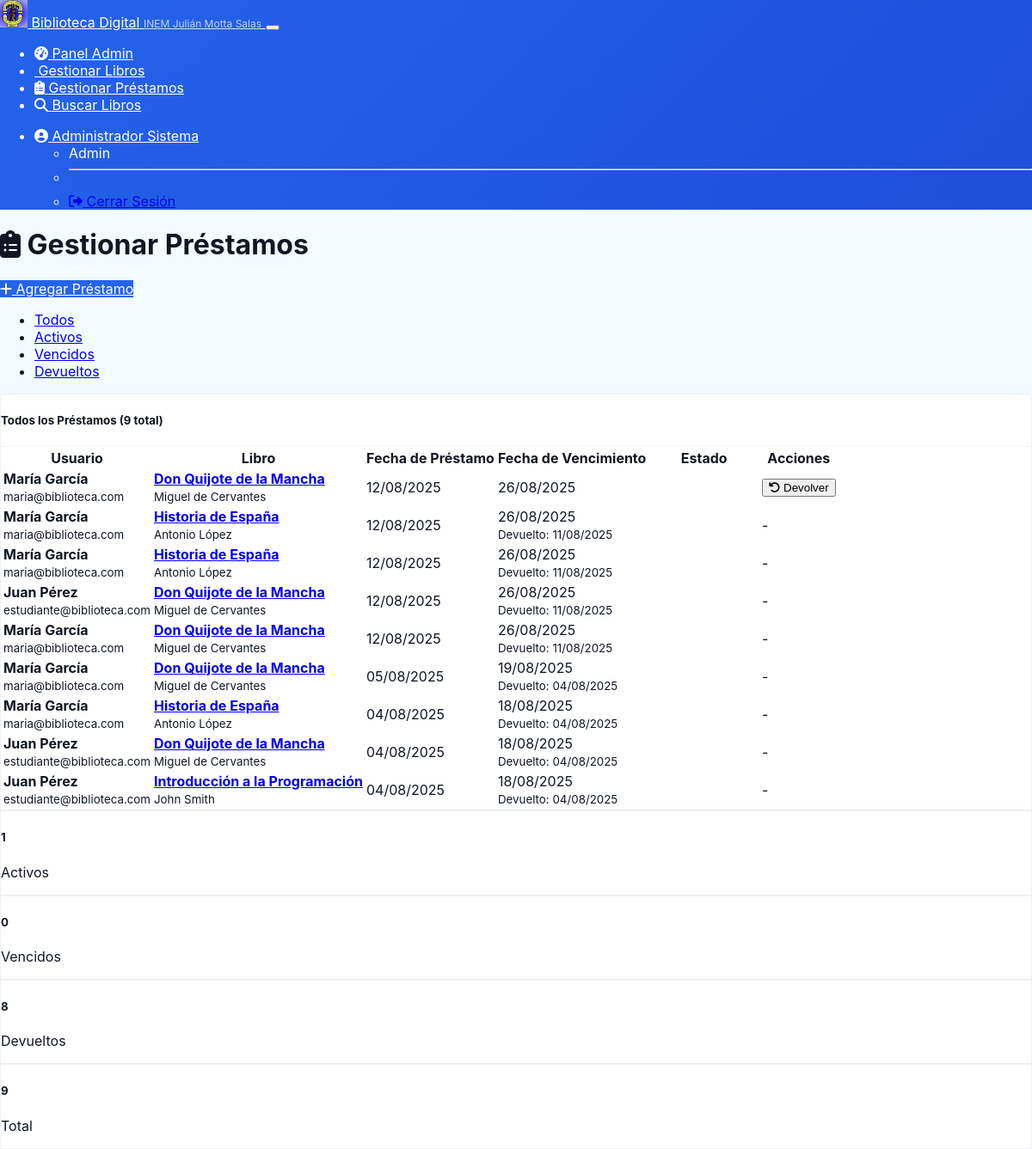
The app's page /admin/loans (signed in) with its own data.
### models.py (models this page shows, shortened)
class User(UserMixin, db.Model):
    __tablename__ = 'users'
    id = db.Column(db.Integer, primary_key=True)
    username = db.Column(db.String(80), unique=True, nullable=True)
    email = db.Column(db.String(120), unique=True, nullable=False)
    password_hash = db.Column(db.String(256), nullable=True)
    first_name = db.Column(db.String(100), nullable=True)
    last_name = db.Column(db.String(100), nullable=True)
    role = db.Column(db.String(20), default='student')
    active = db.Column(db.Boolean, default=True)
    created_at = db.Column(db.DateTime, default=datetime.utcnow)
    updated_at = db.Column(db.DateTime, default=datetime.utcnow, onupdate=datetime.utcnow)
    loans = db.relationship('Loan', backref='user', lazy=True)
    action_logs = db.relationship('ActionLog', backref='user', lazy=True)  # 👈 Nombre único
    @property
    def is_admin(self):
        return self.role == 'admin'
    @property
    def full_name(self):
        if self.first_name and self.last_name:
            return f"{self.first_name} {self.last_name}"
        return self.username

class Loan(db.Model):
    __tablename__ = 'loans'
    id = db.Column(db.Integer, primary_key=True)
    user_id = db.Column(db.Integer, db.ForeignKey('users.id'), nullable=False)
    book_id = db.Column(db.Integer, db.ForeignKey('books.id'), nullable=False)
    loan_date = db.Column(db.DateTime, default=datetime.utcnow)
    due_date = db.Column(db.DateTime, nullable=False)
    return_date = db.Column(db.DateTime, nullable=True)
    status = db.Column(db.String(20), default='active')
    created_at = db.Column(db.DateTime, default=datetime.utcnow)
    updated_at = db.Column(db.DateTime, default=datetime.utcnow, onupdate=datetime.utcnow)
    @property
    def is_overdue(self):
        return self.status == 'active' and self.due_date < datetime.utcnow()
    @property
    def days_remaining(self):
        if self.status == 'active':
            delta = self.due_date - datetime.utcnow()
            return delta.days
        return 0

class Book(db.Model):
    __tablename__ = 'books'
    id = db.Column(db.Integer, primary_key=True)
    title = db.Column(db.String(200), nullable=False)
    author = db.Column(db.String(200), nullable=False)
    isbn = db.Column(db.String(20), unique=True, nullable=True)
    publisher = db.Column(db.String(200), nullable=True)
    publication_year = db.Column(db.Integer, nullable=True)
    category = db.Column(db.String(100), nullable=True)
    description = db.Column(db.Text, nullable=True)
    total_copies = db.Column(db.Integer, default=1)
    available_copies = db.Column(db.Integer, default=1)
    created_at = db.Column(db.DateTime, default=datetime.utcnow)
    updated_at = db.Column(db.DateTime, default=datetime.utcnow, onupdate=datetime.utcnow)
    loans = db.relationship('Loan', backref='book', lazy=True)

### routes.py (the view, shortened to what this page needs)
@app.route('/admin/loans')
@require_admin
def manage_loans():
    status_filter = request.args.get('status', 'all')
    query = Loan.query
    loans = query.order_by(Loan.created_at.desc()).all()
    return render_template('manage_loans.html', loans=loans, status_filter=status_filter)

### templates/manage_loans.html (shortened to what this page needs)
{% extends "base.html" %}
{% block content %}
<div class="row">
    <div class="col-12">
        <h1 class="mb-4">
            <i class="fas fa-clipboard-list"></i> Gestionar Préstamos
        </h1>
    </div>
</div>
<a href="{{ url_for('admin_add_loan') }}" class="btn btn-primary mb-3">
    <i class="fas fa-plus"></i> Agregar Préstamo
</a>
<div class="row mb-4">
    <div class="col-12">
        <ul class="nav nav-tabs">
            <li class="nav-item">
                <a class="nav-link {% if status_filter == 'all' %}active{% endif %}"
                   href="{{ url_for('manage_loans') }}?status=all">
                    Todos
                </a>
            </li>
            <li class="nav-item">
                <a class="nav-link {% if status_filter == 'active' %}active{% endif %}"
                   href="{{ url_for('manage_loans') }}?status=active">
                    Activos
                </a>
            </li>
            <li class="nav-item">
                <a class="nav-link {% if status_filter == 'overdue' %}active{% endif %}"
                   href="{{ url_for('manage_loans') }}?status=overdue">
                    Vencidos
                </a>
            </li>
            <li class="nav-item">
                <a class="nav-link {% if status_filter == 'returned' %}active{% endif %}"
                   href="{{ url_for('manage_loans') }}?status=returned">
                    Devueltos
                </a>
            </li>
        </ul>
    </div>
</div>
<div class="row">
    <div class="col-12">
        <div class="card">
            <div class="card-header">
                <h5>
                    {% if status_filter == 'all' %}Todos los Préstamos
                    {% elif status_filter == 'active' %}Préstamos Activos
                    {% elif status_filter == 'overdue' %}Préstamos Vencidos
                    {% elif status_filter == 'returned' %}Préstamos Devueltos
                    {% endif %}
                    ({{ loans|length }} total)
                </h5>
            </div>
            <div class="card-body">
                {% if loans %}
                    <div class="table-responsive">
                        <table class="table table-hover">
                            <thead>
                                <tr>
                                    <th>Usuario</th>
                                    <th>Libro</th>
                                    <th>Fecha de Préstamo</th>
                                    <th>Fecha de Vencimiento</th>
                                    <th>Estado</th>
                                    <th>Acciones</th>
                                </tr>
                            </thead>
                            <tbody>
                                {% for loan in loans %}
                                    <tr class="{% if loan.is_overdue %}table-danger{% elif loan.status == 'active' and loan.days_remaining <= 2 %}table-warning{% endif %}">
                                        <td>
                                            <strong>{{ loan.user.full_name }}</strong><br>
                                            <small class="text-muted">{{ loan.user.email }}</small>
                                        </td>
                                        <td>
                                            <a href="{{ url_for('book_details', book_id=loan.book.id) }}"
                                               class="text-decoration-none">
                                                <strong>{{ loan.book.title }}</strong>
                                            </a><br>
                                            <small class="text-muted">{{ loan.book.author }}</small>
                                        </td>
                                        <td>{{ loan.loan_date.strftime('%d/%m/%Y') }}</td>
                                        <td>
                                            {{ loan.due_date.strftime('%d/%m/%Y') }}
                                            {% if loan.status == 'returned' and loan.return_date %}
                                                <br><small class="text-success">
                                                    Devuelto: {{ loan.return_date.strftime('%d/%m/%Y') }}
                                                </small>
                                            {% endif %}
                                        </td>
                                        <td>
                                            {% if loan.status == 'returned' %}
                                                <span class="badge bg-success">Devuelto</span>
                                            {% elif loan.is_overdue %}
                                                <span class="badge bg-danger">Vencido</span>
                                            {% elif loan.days_remaining <= 2 %}
                                                <span class="badge bg-warning text-dark">
                                                    {{ loan.days_remaining }} días restantes
                                                </span>
                                            {% else %}
                                                <span class="badge bg-info">
                                                </span>
                                            {% endif %}
                                        </td>
                                        <td>
                                            {% if loan.status == 'active' %}
                                                <form method="POST" action="{{ url_for('return_book', loan_id=loan.id) }}"
                                                      class="d-inline">
                                                    <button type="submit" class="btn btn-sm btn-success"
                                                            title="Marcar como devuelto">
                                                        <i class="fas fa-undo"></i> Devolver
                                                    </button>
                                                </form>
                                            {% else %}
                                                <span class="text-muted">-</span>
                                            {% endif %}
                                        </td>
                                    </tr>
                                {% endfor %}
                            </tbody>
                        </table>
                    </div>
                {% endif %}
            </div>
        </div>
    </div>
</div>
{% if loans and status_filter == 'all' %}
<div class="row mt-4">
    <div class="col-md-3">
        <div class="card text-center">
            <div class="card-body">
                <h5 class="text-info">{{ loans|selectattr('status', 'equalto', 'active')|list|length }}</h5>
                <p class="card-text">Activos</p>
            </div>
        </div>
    </div>
    <div class="col-md-3">
        <div class="card text-center">
            <div class="card-body">
                <h5 class="text-danger">{{ loans|selectattr('is_overdue', 'equalto', true)|list|length }}</h5>
                <p class="card-text">Vencidos</p>
            </div>
        </div>
    </div>
    <div class="col-md-3">
        <div class="card text-center">
            <div class="card-body">
                <h5 class="text-success">{{ loans|selectattr('status', 'equalto', 'returned')|list|length }}</h5>
                <p class="card-text">Devueltos</p>
            </div>
        </div>
    </div>
    <div class="col-md-3">
        <div class="card text-center">
            <div class="card-body">
                <h5 class="text-secondary">{{ loans|length }}</h5>
                <p class="card-text">Total</p>
            </div>
        </div>
    </div>
</div>
{% endif %}
{% endblock %}

### templates/base.html (shortened to what this page needs)
<!DOCTYPE html>
<html lang="es" data-bs-theme="dark">
<head>
<link rel="stylesheet" href="https://cdnjs.cloudflare.com/ajax/libs/font-awesome/6.5.0/css/all.min.css">
<link href="https://unpkg.com/aos@2.3.1/dist/aos.css" rel="stylesheet">
    <link href="https://cdn.replit.com/agent/bootstrap-agent-dark-theme.min.css" rel="stylesheet">
    <link rel="stylesheet" href="https://cdnjs.cloudflare.com/ajax/libs/font-awesome/6.4.0/css/all.min.css">
    <link rel="stylesheet" href="{{ url_for('static', filename='css/style.css') }}">
<link href="https://cdn.jsdelivr.net/npm/select2@4.1.0-rc.0/dist/css/select2.min.css" rel="stylesheet" />
</head>
<body class="{% if request.path.startswith('/admin') %}admin-page{% elif request.path.startswith('/student') %}student-page{% endif %}">
    {% if current_user.is_authenticated %}
    <nav class="navbar navbar-expand-lg navbar-dark bg-primary">
        <div class="container">
            <a class="navbar-brand d-flex align-items-center" href="{{ url_for('index') }}">
                <img src="../static/images/logo.png"
                     alt="INEM Logo" class="me-2" style="width: 32px; height: 32px;">
                <span class="d-flex flex-column">
                    <span style="font-size: 1rem; line-height: 1;">Biblioteca Digital</span>
                    <small style="font-size: 0.75rem; opacity: 0.8;">INEM Julián Motta Salas</small>
                </span>
            </a>
            <button class="navbar-toggler" type="button" data-bs-toggle="collapse" data-bs-target="#navbarNav">
            </button>
            <div class="collapse navbar-collapse" id="navbarNav">
                <ul class="navbar-nav me-auto">
                    {% if current_user.is_admin %}
                        <li class="nav-item">
                            <a class="nav-link" href="{{ url_for('admin_dashboard') }}">
                                <i class="fas fa-tachometer-alt"></i> Panel Admin
                            </a>
                        </li>
                        <li class="nav-item">
                            <a class="nav-link" href="{{ url_for('manage_books') }}">
                                 Gestionar Libros
                            </a>
                        </li>
                        <li class="nav-item">
                            <a class="nav-link" href="{{ url_for('manage_loans') }}">
                                <i class="fas fa-clipboard-list"></i> Gestionar Préstamos
                            </a>
                        </li>
                    {% endif %}
                    <li class="nav-item">
                        <a class="nav-link" href="{{ url_for('book_search') }}">
                            <i class="fas fa-search"></i> Buscar Libros
                        </a>
                    </li>
                </ul>
                <ul class="navbar-nav">
                    <li class="nav-item dropdown">
                        <a class="nav-link dropdown-toggle" href="#" role="button" data-bs-toggle="dropdown">
                            {% if current_user.profile_image_url %}
                                <img src="{{ current_user.profile_image_url }}" alt="Profile" class="rounded-circle me-1" style="width: 24px; height: 24px; object-fit: cover;">
                            {% else %}
                                <i class="fas fa-user-circle"></i>
                            {% endif %}
                            {{ current_user.full_name }}
                        </a>
                        <ul class="dropdown-menu">
                            <li><span class="dropdown-item-text">{{ current_user.role.title() }}</span></li>
                            <li><hr class="dropdown-divider"></li>
                            <li><a class="dropdown-item" href="{{ url_for('logout') }}">
                                <i class="fas fa-sign-out-alt"></i> Cerrar Sesión
                            </a></li>
                        </ul>
                    </li>
                </ul>
            </div>
        </div>
    </nav>
    {% endif %}
    <main class="{% if current_user.is_authenticated %}container mt-4{% endif %}">
        {% block content %}{% endblock %}
    </main>
</body>
</html>

### records on screen
User: full_name "Administrador Sistema", role "Admin"
Loan: user.full_name "María García", user.email "maria@biblioteca.com", book "Don Quijote de la Mancha", book.author "Miguel de Cervantes", loan_date "12/08/2025", due_date "26/08/2025"
Loan: user.full_name "María García", user.email "maria@biblioteca.com", book "Historia de España", book.author "Antonio López", loan_date "12/08/2025", due_date "26/08/2025", return_date "11/08/2025"
Loan: user.full_name "María García", user.email "maria@biblioteca.com", book "Historia de España", book.author "Antonio López", loan_date "12/08/2025", due_date "26/08/2025", return_date "11/08/2025"
Loan: user.full_name "Juan Pérez", user.email "estudiante@biblioteca.com", book "Don Quijote de la Mancha", book.author "Miguel de Cervantes", loan_date "12/08/2025", due_date "26/08/2025", return_date "11/08/2025"
Loan: user.full_name "María García", user.email "maria@biblioteca.com", book "Don Quijote de la Mancha", book.author "Miguel de Cervantes", loan_date "12/08/2025", due_date "26/08/2025", return_date "11/08/2025"
Loan: user.full_name "María García", user.email "maria@biblioteca.com", book "Don Quijote de la Mancha", book.author "Miguel de Cervantes", loan_date "05/08/2025", due_date "19/08/2025", return_date "04/08/2025"
Loan: user.full_name "María García", user.email "maria@biblioteca.com", book "Historia de España", book.author "Antonio López", loan_date "04/08/2025", due_date "18/08/2025", return_date "04/08/2025"
Loan: user.full_name "Juan Pérez", user.email "estudiante@biblioteca.com", book "Don Quijote de la Mancha", book.author "Miguel de Cervantes", loan_date "04/08/2025", due_date "18/08/2025", return_date "04/08/2025"
Loan: user.full_name "Juan Pérez", user.email "estudiante@biblioteca.com", book "Introducción a la Programación", book.author "John Smith", loan_date "04/08/2025", due_date "18/08/2025", return_date "04/08/2025"

### other values on screen
{{ loans|length }} "9"
{{ loans|selectattr('status', 'equalto', 'active')|list|length }} "1"
{{ loans|selectattr('is_overdue', 'equalto', true)|list|length }} "0"
{{ loans|selectattr('status', 'equalto', 'returned')|list|length }} "8"
